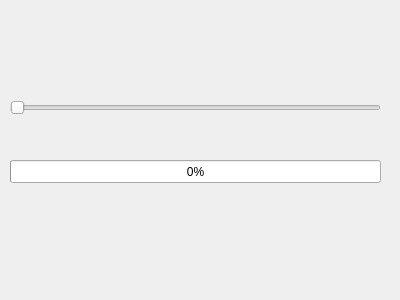
<?xml version="1.0" encoding="UTF-8"?>
<ui version="4.0">
 <class>Widget</class>
 <widget class="QWidget" name="Widget">
  <property name="geometry">
   <rect>
    <x>0</x>
    <y>0</y>
    <width>400</width>
    <height>300</height>
   </rect>
  </property>
  <property name="windowTitle">
   <string>Widget</string>
  </property>
  <widget class="QSlider" name="horizontalSlider">
   <property name="geometry">
    <rect>
     <x>10</x>
     <y>100</y>
     <width>371</width>
     <height>16</height>
    </rect>
   </property>
   <property name="minimum">
    <number>1</number>
   </property>
   <property name="maximum">
    <number>100</number>
   </property>
   <property name="orientation">
    <enum>Qt::Horizontal</enum>
   </property>
  </widget>
  <widget class="QProgressBar" name="progressBar">
   <property name="geometry">
    <rect>
     <x>10</x>
     <y>160</y>
     <width>371</width>
     <height>23</height>
    </rect>
   </property>
   <property name="minimum">
    <number>1</number>
   </property>
   <property name="value">
    <number>1</number>
   </property>
  </widget>
 </widget>
 <layoutdefault spacing="6" margin="11"/>
 <resources/>
 <connections/>
</ui>
